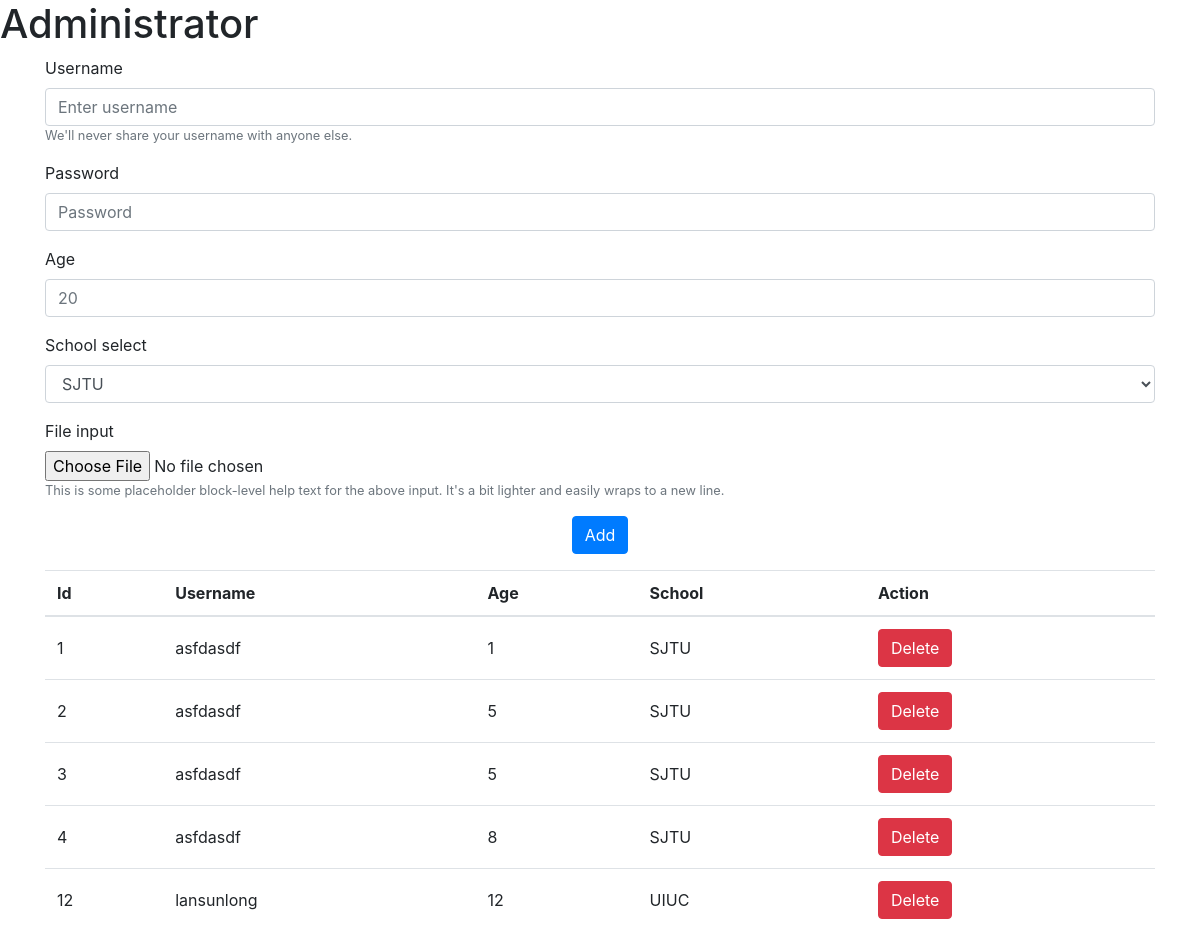
The app's page /administrator/ with its own data.
### demo/models.py (models this page shows, shortened)
class User(models.Model):
    username = models.CharField(max_length = 255)
    create_time = models.DateTimeField(auto_now_add = True)
    password = models.CharField(max_length = 255)
    age = models.PositiveIntegerField()
    school = models.CharField(max_length = 255)

### demo/views.py (the view)
# urls.py: url(r'^administrator/', views.administrator),
def administrator(request):
    users = User.objects.all()
    print len(users)
    return render(request, 'administrator.html', {'users': users})

### demo/templates/administrator.html (shortened to what this page needs)
<html>
    <head>
        <link rel="stylesheet" href="https://maxcdn.bootstrapcdn.com/bootstrap/4.0.0-alpha.6/css/bootstrap.min.css">
    </head>
    <body>
        <h1>Administrator</h1>
        <div class="container">
            <form method="POST" action="/adduser/">
                <fieldset class="form-group">
                    <label for="InputUsername">Username</label>
                    <input type="text" class="form-control" name="username" id="InputUsername" placeholder="Enter username">
                    <small class="text-muted">We'll never share your username with anyone else.</small>
                </fieldset>
                <fieldset class="form-group">
                    <label for="InputPassword">Password</label>
                    <input type="password" class="form-control" name="password" id="InputPassword" placeholder="Password">
                </fieldset>
                <fieldset class="form-group">
                    <label for="Age">Age</label>
                    <input type="number" class="form-control" name="age" id="Age" placeholder="20">
                </fieldset>
                <fieldset class="form-group">
                    <label for="School">School select</label>
                    <select class="form-control" id="School" name="school">
                        <option>SJTU</option>
                    </select>
                </fieldset>
                <fieldset class="form-group">
                    <label for="InputFile">File input</label>
                    <input type="file" class="form-control-file" id="InputFile">
                    <small class="text-muted">This is some placeholder block-level help text for the above input. It's a bit lighter and easily wraps to a new line.</small>
                </fieldset>
                <div class="text-center">
                    <button type="submit" class="btn btn-primary">Add</button>
                </div>
            </form>
            <table class="table table-inverse">
                <thead>
                    <tr>
                        <th>Id</th>
                        <th>Username</th>
                        <th>Age</th>
                        <th>School</th>
                        <th>Action</th>
                    </tr>
                </thead>
                <tbody>
                    {% for user in users %}
                    <tr>
                        <td> {{user.pk}} </td>
                        <td> {{user.username}} </td>
                        <td> {{user.age}} </td>
                        <td> {{user.school}} </td>
                        <td>
                            <a class="btn btn-danger" href="/deleteuser/{{user.pk}}">Delete</a>
                        </td>
                    </tr>
                    {% endfor %}
                </tbody>
            </table>
        </div>
    </body>
</html>

### demo/templates/administrator.html (style rules this page uses)
.table td { vertical-align: middle; }

### records on screen
User: pk "1", username "asfdasdf", age "1", school "SJTU"
User: pk "2", username "asfdasdf", age "5", school "SJTU"
User: pk "3", username "asfdasdf", age "5", school "SJTU"
User: pk "4", username "asfdasdf", age "8", school "SJTU"
User: pk "12", username "lansunlong", age "12", school "UIUC"
